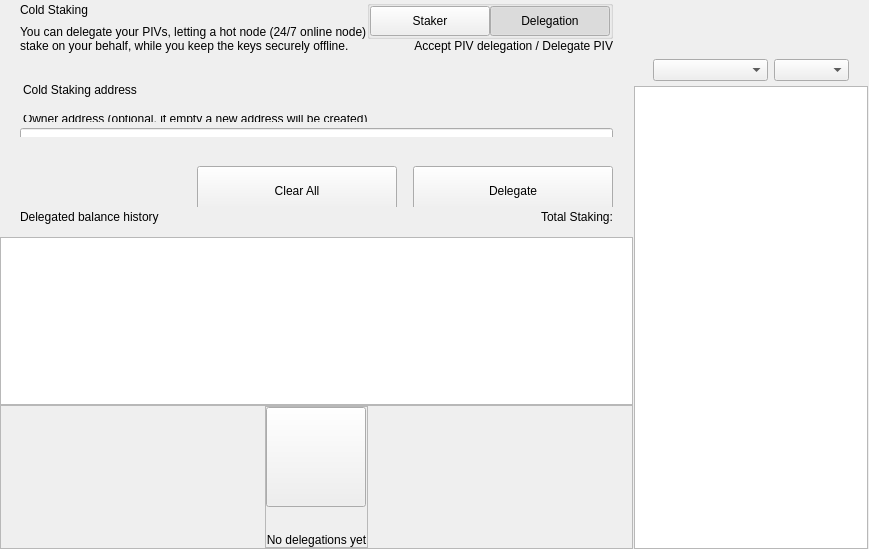
<?xml version="1.0" encoding="UTF-8"?>
<ui version="4.0">
 <class>ColdStakingWidget</class>
 <widget class="QWidget" name="ColdStakingWidget">
  <property name="geometry">
   <rect>
    <x>0</x>
    <y>0</y>
    <width>629</width>
    <height>549</height>
   </rect>
  </property>
  <property name="windowTitle">
   <string>Form</string>
  </property>
  <layout class="QHBoxLayout" name="horizontalLayout_1" stretch="2,1">
   <property name="spacing">
    <number>0</number>
   </property>
   <property name="leftMargin">
    <number>0</number>
   </property>
   <property name="topMargin">
    <number>0</number>
   </property>
   <property name="rightMargin">
    <number>0</number>
   </property>
   <property name="bottomMargin">
    <number>0</number>
   </property>
   <item>
    <widget class="QWidget" name="left" native="true">
     <layout class="QVBoxLayout" name="verticalLayout_3">
      <property name="leftMargin">
       <number>0</number>
      </property>
      <property name="topMargin">
       <number>0</number>
      </property>
      <property name="rightMargin">
       <number>0</number>
      </property>
      <property name="bottomMargin">
       <number>0</number>
      </property>
      <item>
       <layout class="QVBoxLayout" name="verticalLayout_2">
        <property name="spacing">
         <number>0</number>
        </property>
        <item>
         <layout class="QVBoxLayout" name="verticalLayoutTop">
          <property name="spacing">
           <number>0</number>
          </property>
          <property name="leftMargin">
           <number>0</number>
          </property>
          <property name="rightMargin">
           <number>0</number>
          </property>
          <item>
           <widget class="QWidget" name="containerTitle" native="true">
            <property name="sizePolicy">
             <sizepolicy hsizetype="Preferred" vsizetype="Minimum">
              <horstretch>0</horstretch>
              <verstretch>0</verstretch>
             </sizepolicy>
            </property>
            <property name="maximumSize">
             <size>
              <width>16777215</width>
              <height>100</height>
             </size>
            </property>
            <layout class="QHBoxLayout" name="containerTitleLayout">
             <property name="spacing">
              <number>0</number>
             </property>
             <property name="leftMargin">
              <number>20</number>
             </property>
             <property name="topMargin">
              <number>0</number>
             </property>
             <property name="rightMargin">
              <number>20</number>
             </property>
             <property name="bottomMargin">
              <number>0</number>
             </property>
             <item>
              <layout class="QVBoxLayout" name="verticalLayout11">
               <property name="spacing">
                <number>5</number>
               </property>
               <item>
                <widget class="QLabel" name="labelTitle">
                 <property name="text">
                  <string>Cold Staking</string>
                 </property>
                </widget>
               </item>
               <item>
                <widget class="QLabel" name="labelSubtitle1">
                 <property name="maximumSize">
                  <size>
                   <width>16777215</width>
                   <height>16777215</height>
                  </size>
                 </property>
                 <property name="text">
                  <string>You can delegate your PIVs, letting a hot node (24/7 online node)
stake on your behalf, while you keep the keys securely offline.</string>
                 </property>
                </widget>
               </item>
              </layout>
             </item>
             <item>
              <spacer name="horizontalSpacer">
               <property name="orientation">
                <enum>Qt::Horizontal</enum>
               </property>
               <property name="sizeHint" stdset="0">
                <size>
                 <width>40</width>
                 <height>20</height>
                </size>
               </property>
              </spacer>
             </item>
             <item>
              <widget class="QWidget" name="containerViewPrivacyChecks" native="true">
               <layout class="QVBoxLayout" name="containerPrivacyChecks">
                <property name="spacing">
                 <number>0</number>
                </property>
                <property name="leftMargin">
                 <number>0</number>
                </property>
                <property name="topMargin">
                 <number>0</number>
                </property>
                <property name="rightMargin">
                 <number>0</number>
                </property>
                <property name="bottomMargin">
                 <number>0</number>
                </property>
                <item alignment="Qt::AlignHCenter|Qt::AlignVCenter">
                 <widget class="QGroupBox" name="groupBox">
                  <property name="title">
                   <string/>
                  </property>
                  <layout class="QHBoxLayout" name="horizontalLayout_2_1">
                   <property name="spacing">
                    <number>0</number>
                   </property>
                   <property name="leftMargin">
                    <number>0</number>
                   </property>
                   <property name="topMargin">
                    <number>0</number>
                   </property>
                   <property name="rightMargin">
                    <number>0</number>
                   </property>
                   <property name="bottomMargin">
                    <number>0</number>
                   </property>
                   <item>
                    <widget class="QPushButton" name="pushLeft">
                     <property name="minimumSize">
                      <size>
                       <width>120</width>
                       <height>30</height>
                      </size>
                     </property>
                     <property name="maximumSize">
                      <size>
                       <width>120</width>
                       <height>30</height>
                      </size>
                     </property>
                     <property name="focusPolicy">
                      <enum>Qt::NoFocus</enum>
                     </property>
                     <property name="text">
                      <string>Staker</string>
                     </property>
                     <property name="checkable">
                      <bool>true</bool>
                     </property>
                     <property name="autoExclusive">
                      <bool>true</bool>
                     </property>
                    </widget>
                   </item>
                   <item>
                    <widget class="QPushButton" name="pushRight">
                     <property name="minimumSize">
                      <size>
                       <width>120</width>
                       <height>30</height>
                      </size>
                     </property>
                     <property name="maximumSize">
                      <size>
                       <width>120</width>
                       <height>30</height>
                      </size>
                     </property>
                     <property name="focusPolicy">
                      <enum>Qt::NoFocus</enum>
                     </property>
                     <property name="text">
                      <string>Delegation</string>
                     </property>
                     <property name="checkable">
                      <bool>true</bool>
                     </property>
                     <property name="checked">
                      <bool>true</bool>
                     </property>
                     <property name="autoExclusive">
                      <bool>true</bool>
                     </property>
                    </widget>
                   </item>
                  </layout>
                 </widget>
                </item>
                <item alignment="Qt::AlignTop">
                 <widget class="QLabel" name="labelSubtitle2">
                  <property name="text">
                   <string>Accept PIV delegation / Delegate PIV</string>
                  </property>
                  <property name="alignment">
                   <set>Qt::AlignRight|Qt::AlignTrailing|Qt::AlignVCenter</set>
                  </property>
                 </widget>
                </item>
               </layout>
              </widget>
             </item>
            </layout>
           </widget>
          </item>
          <item>
           <spacer name="verticalSpacer_2">
            <property name="orientation">
             <enum>Qt::Vertical</enum>
            </property>
            <property name="sizeType">
             <enum>QSizePolicy::Fixed</enum>
            </property>
            <property name="sizeHint" stdset="0">
             <size>
              <width>20</width>
              <height>30</height>
             </size>
            </property>
           </spacer>
          </item>
          <item>
           <widget class="QWidget" name="containerSend" native="true">
            <property name="minimumSize">
             <size>
              <width>0</width>
              <height>50</height>
             </size>
            </property>
            <layout class="QVBoxLayout" name="containerSendRow">
             <property name="spacing">
              <number>6</number>
             </property>
             <property name="leftMargin">
              <number>0</number>
             </property>
             <property name="topMargin">
              <number>0</number>
             </property>
             <property name="rightMargin">
              <number>0</number>
             </property>
             <property name="bottomMargin">
              <number>0</number>
             </property>
             <item>
              <widget class="QLabel" name="labelEditTitle">
               <property name="maximumSize">
                <size>
                 <width>16777215</width>
                 <height>30</height>
                </size>
               </property>
               <property name="styleSheet">
                <string notr="true">padding-left:20px; padding-bottom:3px;</string>
               </property>
               <property name="text">
                <string>Cold Staking address</string>
               </property>
              </widget>
             </item>
             <item>
              <spacer name="verticalSpacer_6">
               <property name="orientation">
                <enum>Qt::Vertical</enum>
               </property>
               <property name="sizeType">
                <enum>QSizePolicy::Fixed</enum>
               </property>
               <property name="sizeHint" stdset="0">
                <size>
                 <width>20</width>
                 <height>9</height>
                </size>
               </property>
              </spacer>
             </item>
             <item>
              <widget class="QWidget" name="containerOwner" native="true">
               <layout class="QVBoxLayout" name="vContainerOwner">
                <property name="spacing">
                 <number>4</number>
                </property>
                <property name="leftMargin">
                 <number>20</number>
                </property>
                <property name="topMargin">
                 <number>0</number>
                </property>
                <property name="rightMargin">
                 <number>20</number>
                </property>
                <property name="bottomMargin">
                 <number>0</number>
                </property>
                <item>
                 <widget class="QLabel" name="labelSubtitleDescription">
                  <property name="maximumSize">
                   <size>
                    <width>16777215</width>
                    <height>20</height>
                   </size>
                  </property>
                  <property name="styleSheet">
                   <string notr="true">margin-bottom:2px;
                   margin-left:0.05px;
                   padding:0px;</string>
                  </property>
                  <property name="text">
                   <string>Owner address (optional, if empty a new address will be created)</string>
                  </property>
                 </widget>
                </item>
                <item>
                 <widget class="QLineEdit" name="lineEditOwnerAddress">
                  <property name="minimumSize">
                   <size>
                    <width>0</width>
                    <height>50</height>
                   </size>
                  </property>
                  <property name="maximumSize">
                   <size>
                    <width>16777215</width>
                    <height>50</height>
                   </size>
                  </property>
                  <property name="styleSheet">
                   <string notr="true"/>
                  </property>
                  <property name="placeholderText">
                   <string>Enter owner address</string>
                  </property>
                 </widget>
                </item>
               </layout>
              </widget>
             </item>
            </layout>
           </widget>
          </item>
         </layout>
        </item>
        <item>
         <spacer name="verticalSpacer_3">
          <property name="orientation">
           <enum>Qt::Vertical</enum>
          </property>
          <property name="sizeType">
           <enum>QSizePolicy::Minimum</enum>
          </property>
          <property name="sizeHint" stdset="0">
           <size>
            <width>20</width>
            <height>20</height>
           </size>
          </property>
         </spacer>
        </item>
        <item>
         <widget class="QWidget" name="containerBtn" native="true">
          <property name="minimumSize">
           <size>
            <width>0</width>
            <height>50</height>
           </size>
          </property>
          <layout class="QHBoxLayout" name="horizontalLayout">
           <property name="rightMargin">
            <number>20</number>
           </property>
           <item>
            <spacer name="horizontalSpacer_2">
             <property name="orientation">
              <enum>Qt::Horizontal</enum>
             </property>
             <property name="sizeHint" stdset="0">
              <size>
               <width>200</width>
               <height>20</height>
              </size>
             </property>
            </spacer>
           </item>
           <item>
            <layout class="QHBoxLayout" name="horizontalLayout_7">
             <item>
              <spacer name="horizontalSpacer_3">
               <property name="orientation">
                <enum>Qt::Horizontal</enum>
               </property>
               <property name="sizeType">
                <enum>QSizePolicy::Expanding</enum>
               </property>
               <property name="sizeHint" stdset="0">
                <size>
                 <width>40</width>
                 <height>20</height>
                </size>
               </property>
              </spacer>
             </item>
             <item>
              <widget class="QPushButton" name="pushButtonClear">
               <property name="minimumSize">
                <size>
                 <width>200</width>
                 <height>50</height>
                </size>
               </property>
               <property name="focusPolicy">
                <enum>Qt::NoFocus</enum>
               </property>
               <property name="text">
                <string>Clear All</string>
               </property>
              </widget>
             </item>
             <item>
              <spacer name="horizontalSpacer_4">
               <property name="orientation">
                <enum>Qt::Horizontal</enum>
               </property>
               <property name="sizeType">
                <enum>QSizePolicy::Fixed</enum>
               </property>
               <property name="sizeHint" stdset="0">
                <size>
                 <width>10</width>
                 <height>20</height>
                </size>
               </property>
              </spacer>
             </item>
             <item>
              <widget class="QPushButton" name="pushButtonSend">
               <property name="minimumSize">
                <size>
                 <width>200</width>
                 <height>50</height>
                </size>
               </property>
               <property name="maximumSize">
                <size>
                 <width>200</width>
                 <height>50</height>
                </size>
               </property>
               <property name="focusPolicy">
                <enum>Qt::NoFocus</enum>
               </property>
               <property name="text">
                <string>Delegate</string>
               </property>
              </widget>
             </item>
            </layout>
           </item>
          </layout>
         </widget>
        </item>
        <item>
         <widget class="QWidget" name="containerHistoryLabel" native="true">
          <layout class="QHBoxLayout" name="horizontalLayout_4">
           <property name="spacing">
            <number>0</number>
           </property>
           <property name="leftMargin">
            <number>20</number>
           </property>
           <property name="topMargin">
            <number>0</number>
           </property>
           <property name="rightMargin">
            <number>20</number>
           </property>
           <property name="bottomMargin">
            <number>0</number>
           </property>
           <item>
            <widget class="QWidget" name="verticalWidget" native="true">
             <property name="minimumSize">
              <size>
               <width>100</width>
               <height>0</height>
              </size>
             </property>
             <layout class="QVBoxLayout" name="verticalLayout_58">
              <property name="leftMargin">
               <number>0</number>
              </property>
              <property name="topMargin">
               <number>0</number>
              </property>
              <property name="rightMargin">
               <number>0</number>
              </property>
              <property name="bottomMargin">
               <number>0</number>
              </property>
              <item>
               <widget class="QLabel" name="labelListHistory">
                <property name="text">
                 <string>Delegated balance history</string>
                </property>
               </widget>
              </item>
             </layout>
            </widget>
           </item>
           <item>
            <spacer name="horizontalSpacer_5">
             <property name="orientation">
              <enum>Qt::Horizontal</enum>
             </property>
             <property name="sizeHint" stdset="0">
              <size>
               <width>40</width>
               <height>20</height>
              </size>
             </property>
            </spacer>
           </item>
           <item>
            <widget class="QLabel" name="labelStakingTotal">
             <property name="text">
              <string>Total Staking:</string>
             </property>
            </widget>
           </item>
          </layout>
         </widget>
        </item>
        <item>
         <layout class="QVBoxLayout" name="verticalLayout_64">
          <property name="spacing">
           <number>0</number>
          </property>
          <item>
           <spacer name="verticalSpacer_44">
            <property name="orientation">
             <enum>Qt::Vertical</enum>
            </property>
            <property name="sizeType">
             <enum>QSizePolicy::Fixed</enum>
            </property>
            <property name="sizeHint" stdset="0">
             <size>
              <width>20</width>
              <height>10</height>
             </size>
            </property>
           </spacer>
          </item>
          <item>
           <widget class="QListView" name="listView">
            <property name="enabled">
             <bool>true</bool>
            </property>
            <property name="mouseTracking">
             <bool>true</bool>
            </property>
           </widget>
          </item>
          <item>
           <widget class="QFrame" name="emptyContainer">
            <property name="minimumSize">
             <size>
              <width>0</width>
              <height>100</height>
             </size>
            </property>
            <property name="frameShape">
             <enum>QFrame::StyledPanel</enum>
            </property>
            <property name="frameShadow">
             <enum>QFrame::Raised</enum>
            </property>
            <layout class="QVBoxLayout" name="verticalLayout_71" stretch="1,8">
             <property name="spacing">
              <number>0</number>
             </property>
             <property name="leftMargin">
              <number>0</number>
             </property>
             <property name="topMargin">
              <number>0</number>
             </property>
             <property name="rightMargin">
              <number>0</number>
             </property>
             <property name="bottomMargin">
              <number>0</number>
             </property>
             <item>
              <spacer name="verticalSpacer">
               <property name="orientation">
                <enum>Qt::Vertical</enum>
               </property>
               <property name="sizeHint" stdset="0">
                <size>
                 <width>20</width>
                 <height>20</height>
                </size>
               </property>
              </spacer>
             </item>
             <item alignment="Qt::AlignHCenter|Qt::AlignVCenter">
              <widget class="QFrame" name="emptyScreen">
               <property name="sizePolicy">
                <sizepolicy hsizetype="Expanding" vsizetype="Expanding">
                 <horstretch>0</horstretch>
                 <verstretch>0</verstretch>
                </sizepolicy>
               </property>
               <property name="frameShape">
                <enum>QFrame::StyledPanel</enum>
               </property>
               <property name="frameShadow">
                <enum>QFrame::Raised</enum>
               </property>
               <layout class="QVBoxLayout" name="verticalLayout">
                <property name="spacing">
                 <number>30</number>
                </property>
                <property name="leftMargin">
                 <number>0</number>
                </property>
                <property name="topMargin">
                 <number>0</number>
                </property>
                <property name="rightMargin">
                 <number>0</number>
                </property>
                <property name="bottomMargin">
                 <number>0</number>
                </property>
                <item alignment="Qt::AlignHCenter|Qt::AlignVCenter">
                 <widget class="QPushButton" name="pushImgEmpty">
                  <property name="minimumSize">
                   <size>
                    <width>100</width>
                    <height>100</height>
                   </size>
                  </property>
                  <property name="maximumSize">
                   <size>
                    <width>100</width>
                    <height>100</height>
                   </size>
                  </property>
                  <property name="focusPolicy">
                   <enum>Qt::NoFocus</enum>
                  </property>
                  <property name="text">
                   <string/>
                  </property>
                  <property name="iconSize">
                   <size>
                    <width>100</width>
                    <height>100</height>
                   </size>
                  </property>
                 </widget>
                </item>
                <item alignment="Qt::AlignHCenter|Qt::AlignVCenter">
                 <widget class="QLabel" name="labelEmpty">
                  <property name="styleSheet">
                   <string notr="true"/>
                  </property>
                  <property name="text">
                   <string>No delegations yet</string>
                  </property>
                  <property name="alignment">
                   <set>Qt::AlignCenter</set>
                  </property>
                 </widget>
                </item>
               </layout>
              </widget>
             </item>
            </layout>
           </widget>
          </item>
         </layout>
        </item>
       </layout>
      </item>
     </layout>
    </widget>
   </item>
   <item>
    <widget class="QWidget" name="right" native="true">
     <layout class="QVBoxLayout" name="rightContainer">
      <property name="spacing">
       <number>0</number>
      </property>
      <property name="leftMargin">
       <number>1</number>
      </property>
      <property name="topMargin">
       <number>0</number>
      </property>
      <property name="rightMargin">
       <number>1</number>
      </property>
      <property name="bottomMargin">
       <number>0</number>
      </property>
      <item>
       <widget class="QWidget" name="containerRightButtons" native="true">
        <property name="minimumSize">
         <size>
          <width>0</width>
          <height>50</height>
         </size>
        </property>
        <layout class="QVBoxLayout" name="verticalLayout_4">
         <property name="leftMargin">
          <number>19</number>
         </property>
         <property name="topMargin">
          <number>0</number>
         </property>
         <property name="rightMargin">
          <number>19</number>
         </property>
         <property name="bottomMargin">
          <number>0</number>
         </property>
         <item>
          <widget class="OptionButton" name="btnCoinControl" native="true">
           <property name="minimumSize">
            <size>
             <width>0</width>
             <height>0</height>
            </size>
           </property>
          </widget>
         </item>
         <item>
          <widget class="OptionButton" name="btnColdStaking" native="true"/>
         </item>
         <item>
          <widget class="OptionButton" name="btnMyStakingAddresses" native="true">
           <property name="sizePolicy">
            <sizepolicy hsizetype="Preferred" vsizetype="Minimum">
             <horstretch>0</horstretch>
             <verstretch>0</verstretch>
            </sizepolicy>
           </property>
          </widget>
         </item>
        </layout>
       </widget>
      </item>
      <item>
       <widget class="QWidget" name="sortWidget" native="true">
        <layout class="QHBoxLayout" name="horizontalLayout_6">
         <property name="leftMargin">
          <number>19</number>
         </property>
         <property name="rightMargin">
          <number>19</number>
         </property>
         <property name="bottomMargin">
          <number>5</number>
         </property>
         <item>
          <spacer name="horizontalSpacer_6">
           <property name="orientation">
            <enum>Qt::Horizontal</enum>
           </property>
           <property name="sizeHint" stdset="0">
            <size>
             <width>40</width>
             <height>20</height>
            </size>
           </property>
          </spacer>
         </item>
         <item>
          <widget class="QComboBox" name="comboBoxSort">
           <property name="sizePolicy">
            <sizepolicy hsizetype="Preferred" vsizetype="Fixed">
             <horstretch>0</horstretch>
             <verstretch>0</verstretch>
            </sizepolicy>
           </property>
           <property name="minimumSize">
            <size>
             <width>115</width>
             <height>0</height>
            </size>
           </property>
          </widget>
         </item>
         <item>
          <widget class="QComboBox" name="comboBoxSortOrder">
           <property name="sizePolicy">
            <sizepolicy hsizetype="Preferred" vsizetype="Fixed">
             <horstretch>0</horstretch>
             <verstretch>0</verstretch>
            </sizepolicy>
           </property>
           <property name="minimumSize">
            <size>
             <width>75</width>
             <height>0</height>
            </size>
           </property>
          </widget>
         </item>
        </layout>
       </widget>
      </item>
      <item>
       <widget class="QListView" name="listViewStakingAddress">
        <property name="enabled">
         <bool>true</bool>
        </property>
        <property name="mouseTracking">
         <bool>true</bool>
        </property>
       </widget>
      </item>
     </layout>
    </widget>
   </item>
  </layout>
 </widget>
 <customwidgets>
  <customwidget>
   <class>OptionButton</class>
   <extends>QWidget</extends>
   <header>qt/sber/optionbutton.h</header>
   <container>1</container>
  </customwidget>
 </customwidgets>
 <resources/>
 <connections/>
</ui>
